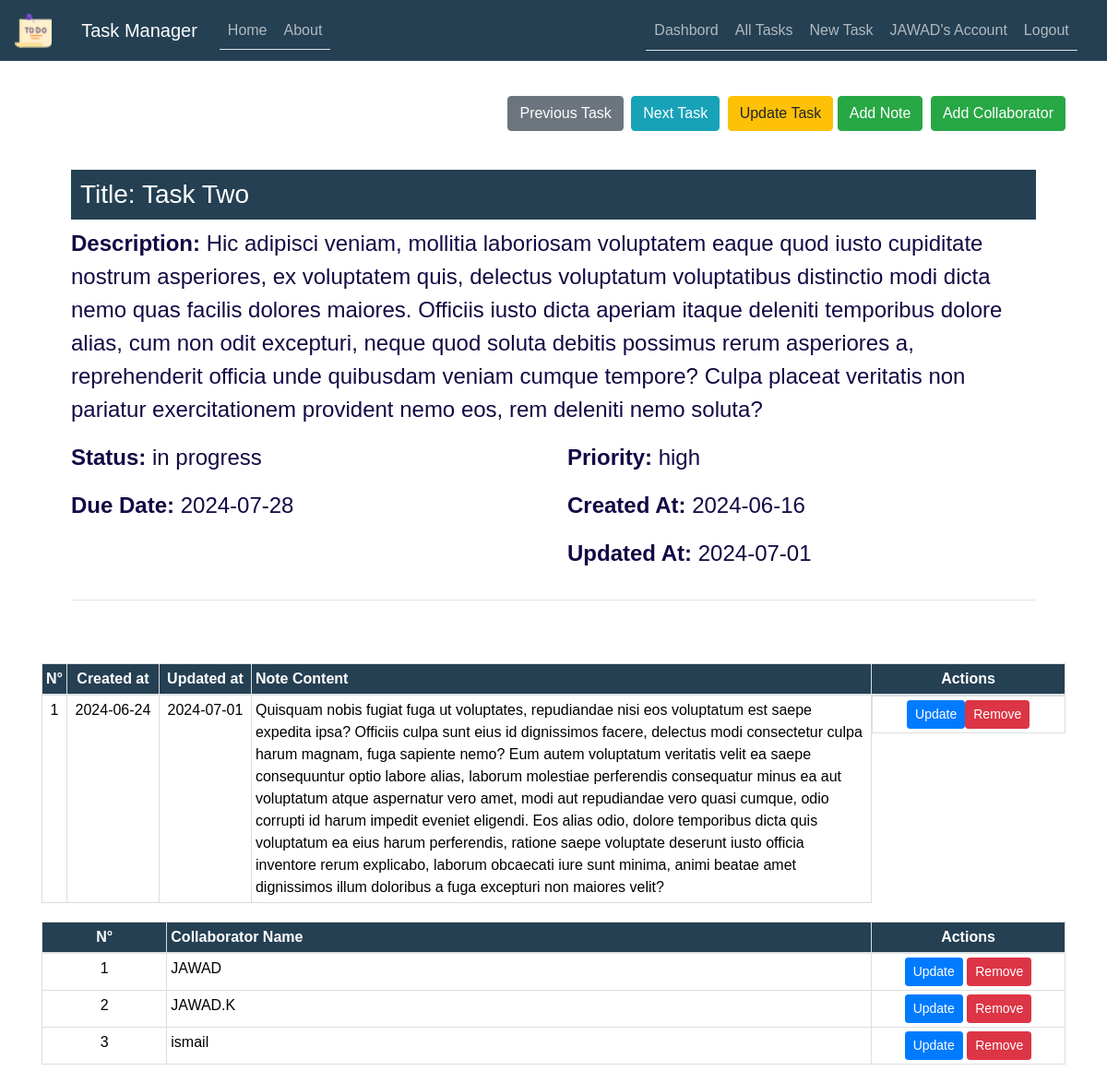
/task/25 (signed in), run on the app's committed database.
### TaskManager/models.py (models this page shows, shortened)
class User(db.Model, UserMixin):
    id = db.Column(db.Integer, primary_key=True)
    username = db.Column(db.String(50), unique=True, nullable=False)
    email = db.Column(db.String(100), unique=True, nullable=False)
    password = db.Column(db.String(255), nullable=False)
    date_joined = db.Column(db.DateTime, default=datetime.now)
    last_login = db.Column(db.DateTime, default=datetime.now)
    tasks = db.relationship('Task', backref='user', lazy=True)
    task_collaborators = db.relationship('TaskCollaborator', backref='user', lazy=True)

class Task(db.Model):
    id = db.Column(db.Integer, primary_key=True)
    user_id = db.Column(db.Integer, db.ForeignKey('user.id'), nullable=False)
    title = db.Column(db.String(255), nullable=False)
    description = db.Column(db.Text)
    status = db.Column(db.Enum('in progress', 'completed', 'pending'), default='in progress')
    priority = db.Column(db.Enum('low', 'medium', 'high'), default='medium')
    due_date = db.Column(db.DateTime, default=datetime.utcnow)
    created_at = db.Column(db.DateTime, default=datetime.utcnow)
    updated_at = db.Column(db.DateTime, default=datetime.utcnow, onupdate=datetime.utcnow)
    notes = db.relationship(
        'Note', backref='task', lazy=True, cascade='all, delete-orphan')
    task_collaborators = db.relationship(
        'TaskCollaborator', backref='task', lazy=True, cascade='all, delete-orphan')

class Note(db.Model):
    id = db.Column(db.Integer, primary_key=True)
    task_id = db.Column(db.Integer, db.ForeignKey('task.id'), nullable=False)
    content = db.Column(db.Text, nullable=False)
    created_at = db.Column(db.DateTime, default=datetime.utcnow)
    updated_at = db.Column(db.DateTime, default=datetime.utcnow, onupdate=datetime.utcnow)

class TaskCollaborator(db.Model):
    id = db.Column(db.Integer, primary_key=True)
    task_id = db.Column(db.Integer, db.ForeignKey('task.id'), nullable=False)
    user_id = db.Column(db.Integer, db.ForeignKey('user.id'), nullable=False)

### TaskManager/routes.py (the view)
@app.route("/task/<int:task_id>")
def task(task_id):
    if not current_user.is_authenticated:
        flash('You need to be logged in to access this page.', 'warning')
        return redirect(url_for('login'))
    task = Task.query.get_or_404(task_id)
    previous_task = Task.query.filter(
        Task.id < task_id, Task.user_id == current_user.id).order_by(Task.id.desc()).first()
    next_task = Task.query.filter(
        Task.id > task_id, Task.user_id == current_user.id).order_by(Task.id.asc()).first()
    return render_template('task.html',
                           title=task.title,
                           task=task,
                           previous_task=previous_task,
                           next_task=next_task)

### TaskManager/models.py (called while the page is built)
@login_manager.user_loader
def load_user(user_id):
    return User.query.get(int(user_id))

### TaskManager/templates/task.html (shortened to what this page needs)
{% extends "layout.html" %}
{% import 'macros_note.html' as macros %}
{% block content %}
<div class="float-right mt-4">
    {% if previous_task %}
    <a href="{{ url_for('task', task_id=previous_task.id) }}" class="btn btn-secondary btn-2g mr-1">
         Previous Task
    </a>
    {% endif %}
    {% if next_task %}
    <a href="{{ url_for('task', task_id=next_task.id) }}" class="btn btn-info btn-2g mr-1">
         Next Task
    </a>
    {% endif %}
    <a href="{{ url_for('update_task', task_id=task.id) }}" class="btn btn-warning btn-2g">Update Task</a>
    <a href="{{ url_for('new_note', task_id=task.id) }}" class="btn btn-success btn-2g mr-1">
         Add Note
    </a>
    <a href="{{ url_for('new_collaborator', task_id=task.id) }}" class="btn btn-success btn-2g">
         Add Collaborator
    </a>
</div>
<br>
<br>
<div class="content-section mt-4">
    <h3 style="background-color: #254053; color: #ffffff; padding: 10px;">Title: {{ task.title }}</h3>
    <div class="row">
        <div class="col-md-12">
            <p><strong>Description:</strong> {{ task.description }}</p>
        </div>
    </div>
    <div class="row">
        <div class="col-md-6">
            <p><strong>Status:</strong> {{ task.status }}</p>
        </div>
        <div class="col-md-6">
            <p><strong>Priority:</strong> {{ task.priority }}</p>
        </div>
    </div>
    <div class="row">
        <div class="col-md-6">
            <p><strong>Due Date:</strong> {{ task.due_date.strftime('%Y-%m-%d') }}</p>
        </div>
        <div class="col-md-6">
            <p><strong>Created At:</strong> {{ task.created_at.strftime('%Y-%m-%d') }}</p>
        </div>
    </div>
    <div class="row">
        <div class="col-md-6">
        </div>
        <div class="col-md-6">
            <p><strong>Updated At:</strong> {{ task.updated_at.strftime('%Y-%m-%d') }}</p>
        </div>
    </div>
    <hr>
</div>
<table class="table">
    <thead>
        <tr>
            <th scope="col" class="text-center">N°</th>
            <th scope="col" class="text-center">Created at</th>
            <th scope="col" class="text-center">Updated at</th>
            <th scope="col">Note Content</th>
            <th scope="col" class="text-center actions-column">Actions</th>
        </tr>
    </thead>
    <tbody>
        {% for note in task.notes %}
        <tr>
            <td class="text-center">{{ loop.index }}</td>
            <td class="text-center" style="width:100px;">{{ note.created_at.strftime('%Y-%m-%d') }}</td>
            <td class="text-center" style="width:100px;">{{ note.updated_at.strftime('%Y-%m-%d') }}</td>
            <td>{{ note.content }}</td>
            <td class="text-center d-flex  justify-content-center">
                <a href="{{ url_for('update_note', note_id=note.id) }}" class="btn btn-primary btn-sm">Update</a>
                <button type="button" class="btn btn-danger btn-sm" data-toggle="modal" data-target="#deleteModal{{ note.id }}">
                    Remove
                </button>
            </td>
        </tr>
        {% endfor %}
    </tbody>
</table>
<table class="table">
    <thead>
        <tr>
            <th scope="col" class="text-center">N°</th>
            <th scope="col">Collaborator Name</th>
            <th scope="col" class="text-center actions-column">Actions</th>
        </tr>
    </thead>
    <tbody>
        {% for collaborator in task.task_collaborators %}
        <tr>
            <td class="text-center">{{ loop.index }}</td>
            <td>{{ collaborator.user.username }}</td>
            <td class="text-center">
                <a href="#" class="btn btn-primary btn-sm">Update</a>
                <a href="#" class="btn btn-danger btn-sm">Remove</a>
            </td>
        </tr>
        {% endfor %}
    </tbody>
</table>
{% endblock content %}

### TaskManager/templates/layout.html (shortened to what this page needs)
<!DOCTYPE html>
<html>
<head>
    <link rel="stylesheet" href="https://maxcdn.bootstrapcdn.com/bootstrap/4.0.0/css/bootstrap.min.css">
    <link rel="stylesheet" type="text/css" href="{{ url_for('static', filename='main.css') }}">
</head>
<body>
    <header class="site-header">
      <nav class="navbar navbar-expand-md navbar-dark bg-steel fixed-top">
        <a class="navbar-brand" href="#">
          <img src="{{ url_for('static', filename='tache3.png') }}" alt="Logo" style="width:40px;">
        </a>
        <div class="container">
          <a class="navbar-brand mr-4" href="/">Task Manager</a>
          <div class="collapse navbar-collapse" id="navbarToggle">
            <div class="nav nav-tabs mr-auto navbar-nav">
              <a class="nav-item nav-link" href="{{ url_for('home') }}">Home</a>
              <a class="nav-item nav-link" href="{{ url_for('about') }}">About</a>
            </div>
            <div class="nav nav-tabs">
              <div class="navbar-nav">
                {% if current_user.is_authenticated %}
                <a class="nav-link" href="{{ url_for('dashbord') }}">Dashbord</a>
                  <a class="nav-link" href="{{ url_for('all_tasks') }}"> All Tasks </a>
                  <a class="nav-link" href="{{ url_for('new_task') }}">New Task</a>
                  <a class="nav-link" href="{{ url_for('account') }}">{{ current_user.username }}'s Account</a>
                  <a class="nav-link" href="{{ url_for('logout') }}">Logout</a>
                {% else %}
                  <a class="nav-item nav-link" href="{{ url_for('login') }}">Login</a>
                  <a class="nav-item nav-link" href="{{ url_for('register') }}">Register</a>
                {% endif %}
              </div>
            </div>
          </div>
        </div>
      </nav>
    </header>
    <main role="main" class="container">
      <div class="row">
        <div class="col-md-12">
          {% block content %}{% endblock %}
        </div>
      </div>
    </main>
  </body>
</html>

### TaskManager/static/main.css (style rules this page uses)
body { width: 100%; height: 100vh; font-family: Arial, sans-serif; background-image: url('my-main.jpg'); background-position: center; background-size: cover; background-attachment: fixed; position: relative; margin-top: 5rem; color: #000000; }
h1, h2, h3, h4, h5, h6 { color: #000000; }
.bg-steel { background-color: #254053; color: #000000; }
.table { width: 100%; margin: 20px 0; border-collapse: collapse; }
.table th, .table td { border: 1px solid #dddddd; padding: 4px; text-align: left; }
.table th { background-color: #254053; color: #ffffff; }
.table td { background: #ffffffe5; }
.container { width: 95%; max-width: 1400px; margin: 0 auto; }
.content-section { background: rgba(255, 255, 255, 0.8); padding: 2rem; border-radius: 8px; margin-top: 20px; color: #120944; font-size: 1.5rem; }
.site-header .navbar-nav .nav-link { color: #fdfeffa4; }
.actions-column { width: 210px; }

### data on the page
User: username "JAWAD"
Task: title "Task Two", description "Hic adipisci veniam, mollitia laboriosam voluptatem eaque quod iusto cupiditate nostrum asperiores, ex voluptatem quis, delectus voluptatum voluptatibus distinctio modi dicta nemo quas facilis dolores maiores. Officiis iusto dicta aperiam itaque deleniti temporibus dolore alias, cum non odit excepturi, neque quod soluta debitis possimus rerum asperiores a, reprehenderit officia unde quibusdam veniam cumque tempore? Culpa placeat veritatis non pariatur exercitationem provident nemo eos, rem deleniti nemo soluta?", status "in progress", priority "high", due_date "2024-07-28", created_at "2024-06-16", updated_at "2024-07-01"
Note: created_at "2024-06-24", updated_at "2024-07-01", content "Quisquam nobis fugiat fuga ut voluptates, repudiandae nisi eos voluptatum est saepe expedita ipsa? Officiis culpa sunt eius id dignissimos facere, delectus modi consectetur culpa harum magnam, fuga sapiente nemo? Eum autem voluptatum veritatis velit ea saepe consequuntur optio labore alias, laborum molestiae perferendis consequatur minus ea aut voluptatum atque aspernatur vero amet, modi aut repudiandae vero quasi cumque, odio corrupti id harum impedit eveniet eligendi. Eos alias odio, dolore temporibus dicta quis voluptatum ea eius harum perferendis, ratione saepe voluptate deserunt iusto officia inventore rerum explicabo, laborum obcaecati iure sunt minima, animi beatae amet dignissimos…"
TaskCollaborator: user.username "JAWAD"
TaskCollaborator: user.username "JAWAD.K"
TaskCollaborator: user.username "ismail"
